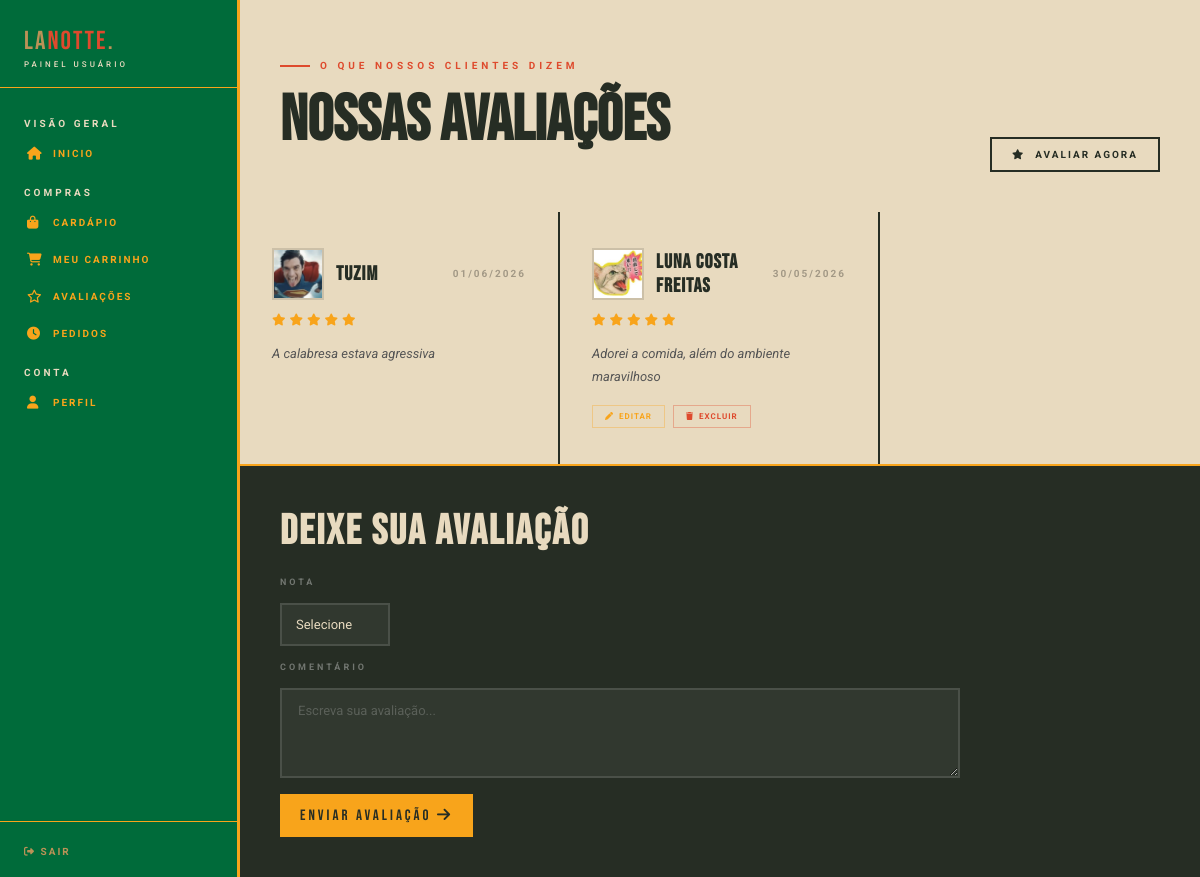
Screenshot of /public/usuario/avaliacoes/avaliacoes.php (signed in) with the database file from the repository.
### tables this page shows
CREATE TABLE `reviews` (
  `id` int(11) NOT NULL,
  `user_id` int(11) NOT NULL,
  `img_user` blob NOT NULL,
  `nota` int(11) NOT NULL,
  `comentario` varchar(155) NOT NULL,
  `data` date NOT NULL
);

CREATE TABLE `users` (
  `img_user` blob NOT NULL,
  `id` int(110) NOT NULL,
  `nome` varchar(155) NOT NULL,
  `email` varchar(155) NOT NULL,
  `senha` varchar(155) NOT NULL,
  `nivel` int(11) NOT NULL
);

### public/usuario/avaliacoes/avaliacoes.php (the view, shortened to what this page needs)
<?php
require_once '../../../config/conn.php';
$stmt = $pdo->query("SELECT r.id AS review_id, r.user_id, r.nota, r.comentario, r.data, r.img_user, u.nome AS user_nome, u.img_user AS user_img FROM reviews r INNER JOIN users u ON r.user_id = u.id ORDER BY r.id DESC");
$avaliacoes = $stmt->fetchAll(PDO::FETCH_ASSOC);
$user_id_atual = $_SESSION['user_id'];
?>
<!DOCTYPE html>
<html lang="pt-br">
<head>
    <link rel="stylesheet" href="/assets/style.css">
    <link rel="stylesheet" href="https://cdnjs.cloudflare.com/ajax/libs/font-awesome/6.5.0/css/all.min.css">
</head>
<body class="user">
    <?php include '../../includes/nav_user.php'; ?>
    <div class="cardapio-user-header">
        <div>
            <span class="section-tag">O que nossos clientes dizem</span>
            <h2 class="section-h2">Nossas Avaliações</h2>
        </div>
        <a href="#form-avaliacao" class="carrinho-link">
            <i class="fa-solid fa-star"></i> Avaliar Agora
        </a>
    </div>
    <div class="avaliacoes-container">
        <?php if (!empty($avaliacoes)): ?>
            <?php foreach ($avaliacoes as $avaliacao): ?>
                <div class="avaliacao-card">
                    <div class="avaliacao-topo">
                        <img
                            src="/public/images/<?= !empty($avaliacao['user_img']) ? $avaliacao['user_img'] : 'semfoto.jpg' ?>"
                                alt="<?= $avaliacao['user_nome'] ?>"class="avaliacao-avatar">
                        <strong><?= $avaliacao['user_nome'] ?></strong>
                        <span><?= date('d/m/Y', strtotime($avaliacao['data'])) ?></span>
                    </div>
                    <div class="avaliacao-nota">
                        <?php for ($i = 1; $i <= 5; $i++): ?>
                            <i class="<?= $i <= $avaliacao['nota'] ? 'fa-solid' : 'fa-regular' ?> fa-star"></i>
                        <?php endfor; ?>
                    </div>
                    <p class="avaliacao-texto"><?= $avaliacao['comentario'] ?></p>
                    <?php if ((int)$avaliacao['user_id'] === $user_id_atual): ?>
                        <div class="avaliacao-acoes">
                            <button
                                type="button"
                                class="btn-av-editar abrirModal"
                                data-id="<?= $avaliacao['review_id']; ?>"
                                data-nota="<?= $avaliacao['nota']; ?>"
                                data-comentario="<?= $avaliacao['comentario']; ?>">
                                <i class="fa-solid fa-pen"></i>
                                Editar
                            </button>
                            <a
                                href="/public/usuario/avaliacoes/avaliacoes.php?excluir=<?= $avaliacao['review_id']; ?>"
                                class="btn-av-excluir"
                                onclick="return confirm('Excluir sua avaliação? Esta ação não pode ser desfeita.')">
                                <i class="fa-solid fa-trash"></i>
                                Excluir
                            </a>
                        </div>
                    <?php endif; ?>
                </div>
            <?php endforeach; ?>
        <?php else: ?>
            <div class="carrinho-vazio">
                <p>Nenhuma avaliação ainda. Seja o primeiro a avaliar!</p>
            </div>
        <?php endif; ?>
    </div>
    <div class="avaliacao-form-wrap" id="form-avaliacao">
        <form action="" method="POST" class="avaliacao-form">
            <h3>Deixe sua avaliação</h3>
            <label for="nota">Nota</label>
            <select name="nota" id="nota" required>
                <option value="">Selecione</option>
            </select>
            <label for="comentario">Comentário</label>
            <textarea name="comentario" id="comentario" rows="3" placeholder="Escreva sua avaliação..." required></textarea>
            <button type="submit" name="submit">
                Enviar Avaliação <i class="fa-solid fa-arrow-right"></i>
            </button>
        </form>
    </div>
</body>
</html>

### public/includes/nav_user.php (style rules this page uses)
:root { --creme: #e8dabf; --preto: #262d24; --vermelho: #de4a2d; --verde: #006B3A; --amarelo: #f8a41b; --azul: #17529f; --marrom: #bb9257; }

### rows the page displays
reviews: user.img_user (picture), user.nome "Tuzim", data "01/06/2026", nota 5 (drawn), comentario "A calabresa estava agressiva"
reviews: user.img_user (picture), user.nome "Luna Costa Freitas", data "30/05/2026", nota 5 (drawn), comentario "Adorei a comida, além do ambiente maravilhoso"
